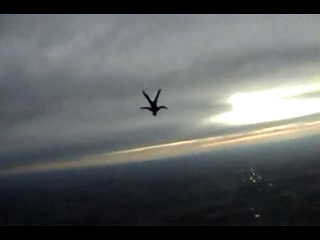
#> input picture frame 14 of dataset/class_3_SkyDiving/v_SkyDiving_g04_c02.avi, 320 x 240 px
$ python feature_extraction.py   (older library calls are emulated)
#> lines starting #> are read from the running program, lines starting #| are printed output that depends on the picture
"""
feature_extraction.py
-------------------------------------------------
Classical (hand-crafted) feature extraction for
video-based activity recognition.

This module implements traditional computer vision
features that transform a variable-length video
sequence into a fixed-length numerical feature vector,
making it suitable for classical machine learning
models such as SVM, Random Forest, and k-NN.

Implemented Feature Categories
-------------------------------------------------
1. Color Features
   - RGB / HSV color histograms
   - Color moments (mean, variance, skewness)

2. Texture Features
   - Gray Level Co-occurrence Matrix (GLCM)
   - Local Binary Patterns (LBP)
   - Gabor filter responses

3. Motion Features
   - Frame differencing
   - Motion statistics
   - Motion intensity histogram

4. Temporal Features
   - Statistical measures over feature sequences
   - Frame-to-frame variation analysis
   - Temporal gradients and patterns

Key Design Principles
-------------------------------------------------
- Single-pass video processing
- No duplicate computation
- Fixed-length feature vector
- Robust to variable video length
- Interpretable, classical features
"""

# =================================================
# IMPORTS
# =================================================

import os
import cv2
import numpy as np
from pathlib import Path
from typing import List
import matplotlib.pyplot as plt

from sklearn.preprocessing import StandardScaler
from sklearn.manifold import TSNE

from skimage.feature import (
    graycomatrix,
    graycoprops,
    local_binary_pattern
)

try:
    import umap
    UMAP_AVAILABLE = True
except ImportError:
    UMAP_AVAILABLE = False

# =================================================
# LOGGING UTILITY
# =================================================


def log(message: str) -> None:
    """Centralized logging helper."""
    print(f"[INFO] {message}", flush=True)

# ============================================================
# CLASSICAL FEATURE VISUALIZATION SETUP
# ============================================================

PROJECT_ROOT = Path(__file__).resolve().parent.parent

CLASSICAL_VIZ_DIR = PROJECT_ROOT / "results" / "feature_visualizations" / "classical"
os.makedirs(CLASSICAL_VIZ_DIR, exist_ok=True)

# =================================================
# COLOR FEATURE HELPERS
# =================================================
# This helper function computes color moments that
# summarize the statistical distribution of pixel
# intensities within a single image channel.
#
# Output:
#   [mean, variance, skewness]
# =================================================


def _compute_color_moments(channel: np.ndarray) -> List[float]:
    """
    Compute the first three statistical color moments
    for a single image channel.

    Moments captured:
      1. Mean      → Average intensity (brightness)
      2. Variance  → Intensity spread (contrast)
      3. Skewness  → Distribution asymmetry

    Args:
        channel (np.ndarray):
            2D array representing a single color channel
            (e.g., R, G, or B), values typically in [0, 255]

    Returns:
        List[float]:
            [mean, variance, skewness]
    """

    # -------------------------------------------------
    # Convert to float for numerical stability
    # -------------------------------------------------
    channel = channel.astype(np.float32)

    # -------------------------------------------------
    # First moment: Mean
    # -------------------------------------------------
    # Represents the average intensity of the channel
    mean = np.mean(channel)

    # -------------------------------------------------
    # Second moment: Variance
    # -------------------------------------------------
    # Measures the spread / contrast of intensities
    variance = np.var(channel)

    # -------------------------------------------------
    # Standard deviation (used for skewness normalization)
    # Add epsilon to avoid division by zero
    # -------------------------------------------------
    std = np.sqrt(variance) + 1e-6

    # -------------------------------------------------
    # Third moment: Skewness
    # -------------------------------------------------
    # Measures asymmetry of the intensity distribution
    # Positive skew → long right tail
    # Negative skew → long left tail
    skewness = np.mean(((channel - mean) / std) ** 3)

    return [mean, variance, skewness]


# =================================================
# FRAME-LEVEL COLOR FEATURE EXTRACTION
# =================================================
# This module extracts color-based appearance features
# from individual video frames using:
#   - Color histograms
#   - Color moments
#
# Input:
#   frame: np.ndarray of shape (H, W, 3), BGR format
# =================================================


def extract_color_histogram(
    frame: np.ndarray,
    color_space: str = "HSV",
    bins: int = 16
) -> np.ndarray:
    """
    Extract normalized color histograms from a video frame.

    For each color channel:
      - Compute histogram
      - Normalize
      - Concatenate across channels

    Args:
        frame (np.ndarray):
            Input image in BGR format (H, W, 3)
        color_space (str):
            Target color space: "RGB" or "HSV"
        bins (int):
            Number of histogram bins per channel

    Returns:
        np.ndarray:
            Concatenated color histogram of shape (3 * bins,)
    """

    # -------------------------------------------------
    # Sanity checks
    # -------------------------------------------------
    if frame.ndim != 3 or frame.shape[2] != 3:
        raise ValueError("Expected frame shape (H, W, 3)")

    if color_space not in {"RGB", "HSV"}:
        raise ValueError("color_space must be 'RGB' or 'HSV'")

    # -------------------------------------------------
    # Convert from BGR (OpenCV default) to target space
    # -------------------------------------------------
    if color_space == "RGB":
        image = cv2.cvtColor(frame, cv2.COLOR_BGR2RGB)
    else:
        image = cv2.cvtColor(frame, cv2.COLOR_BGR2HSV)

    features = []

    # -------------------------------------------------
    # Compute histogram for each channel
    # -------------------------------------------------
    for ch in range(3):
        # Calculate histogram
        hist = cv2.calcHist(
            [image],
            [ch],
            None,
            [bins],
            [0, 256]
        )

        # Normalize histogram (L2 normalization)
        hist = cv2.normalize(hist, hist).flatten()

        features.append(hist)

    # -------------------------------------------------
    # Concatenate histograms across channels
    # -------------------------------------------------
    return np.concatenate(features)


def extract_color_moments(
    frame: np.ndarray,
    color_space: str = "HSV"
) -> np.ndarray:
    """
    Extract color moments from a video frame.

    For each channel:
      - Mean
      - Variance
      - Skewness

    Args:
        frame (np.ndarray):
            Input image in BGR format (H, W, 3)
        color_space (str):
            Target color space: "RGB" or "HSV"

    Returns:
        np.ndarray:
            Color moments vector of shape (9,)
    """

    # -------------------------------------------------
    # Sanity checks
    # -------------------------------------------------
    if frame.ndim != 3 or frame.shape[2] != 3:
        raise ValueError("Expected frame shape (H, W, 3)")

    if color_space not in {"RGB", "HSV"}:
        raise ValueError("color_space must be 'RGB' or 'HSV'")

    # -------------------------------------------------
    # Convert from BGR to target color space
    # -------------------------------------------------
    if color_space == "RGB":
        image = cv2.cvtColor(frame, cv2.COLOR_BGR2RGB)
    else:
        image = cv2.cvtColor(frame, cv2.COLOR_BGR2HSV)

    moments = []

    # -------------------------------------------------
    # Compute color moments per channel
    # -------------------------------------------------
    for ch in range(3):
        moments.extend(
            _compute_color_moments(image[:, :, ch])
        )

    return np.array(moments, dtype=np.float32)


# =================================================
# TEXTURE FEATURE EXTRACTION
# =================================================
# This module extracts complementary texture descriptors
# from grayscale images using classical CV techniques:
#   - GLCM (statistical texture)
#   - LBP  (local micro-patterns)
#   - Gabor filters (frequency & orientation)
#
# Input convention:
#   gray: np.ndarray of shape (H, W), dtype uint8
# =================================================


def extract_glcm_features(gray: np.ndarray) -> np.ndarray:
    """
    Extract texture features using Gray-Level Co-occurrence Matrix (GLCM).

    Computes second-order statistics that describe how
    pixel intensities co-occur in local neighborhoods.

    Args:
        gray (np.ndarray):
            Grayscale image of shape (H, W), values in [0, 255]

    Returns:
        np.ndarray:
            GLCM feature vector of shape (5,)
    """

    # -------------------------------------------------
    # Sanity checks
    # -------------------------------------------------
    if gray.ndim != 2:
        raise ValueError("GLCM requires a 2D grayscale image")

    # -------------------------------------------------
    # Compute GLCM
    # distance=1, angle=0° (horizontal neighbors)
    # symmetric=True → (i, j) == (j, i)
    # normed=True → probabilities sum to 1
    # -------------------------------------------------
    glcm = graycomatrix(
        gray,
        distances=[1],
        angles=[0],
        levels=256,
        symmetric=True,
        normed=True
    )

    # -------------------------------------------------
    # Texture properties to extract
    # -------------------------------------------------
    properties = [
        "contrast",
        "dissimilarity",
        "homogeneity",
        "energy",
        "correlation"
    ]

    # -------------------------------------------------
    # Extract each property and flatten
    # Shape from graycoprops: (distances, angles)
    # -------------------------------------------------
    features = [
        graycoprops(glcm, prop)[0, 0]
        for prop in properties
    ]

    return np.array(features, dtype=np.float32)


def extract_lbp_features(
    gray: np.ndarray,
    radius: int = 1,
    points: int = 8
) -> np.ndarray:
    """
    Extract texture features using Uniform Local Binary Patterns (LBP).

    LBP encodes local pixel neighborhoods into discrete
    binary patterns that represent texture primitives.

    Args:
        gray (np.ndarray):
            Grayscale image of shape (H, W)
        radius (int):
            Radius of neighborhood
        points (int):
            Number of sampling points

    Returns:
        np.ndarray:
            Normalized LBP histogram of shape (points + 2,)
    """

    # -------------------------------------------------
    # Compute uniform LBP codes
    # -------------------------------------------------
    lbp = local_binary_pattern(
        gray,
        P=points,
        R=radius,
        method="uniform"
    )

    # -------------------------------------------------
    # Uniform LBP produces (points + 2) distinct labels
    # -------------------------------------------------
    n_bins = points + 2

    # Clip values to valid bin range
    lbp = np.clip(
        lbp.astype(np.int32),
        0,
        n_bins - 1
    )

    # -------------------------------------------------
    # Compute normalized histogram
    # -------------------------------------------------
    hist = np.bincount(
        lbp.ravel(),
        minlength=n_bins
    ).astype(np.float32)

    hist /= (hist.sum() + 1e-6)

    return hist


def extract_gabor_features(gray: np.ndarray) -> np.ndarray:
    """
    Extract texture features using Gabor filters.

    Gabor filters capture oriented and frequency-specific
    texture information similar to the human visual system.

    Returns mean and variance of filter responses.

    Args:
        gray (np.ndarray):
            Grayscale image of shape (H, W)

    Returns:
        np.ndarray:
            Gabor feature vector of shape (8,)
    """

    features = []

    # -------------------------------------------------
    # Apply filters at multiple orientations and scales
    # -------------------------------------------------
    for theta in (0, np.pi / 4):          # Orientations
        for sigma in (1.0, 3.0):          # Scales

            kernel = cv2.getGaborKernel(
                ksize=(21, 21),
                sigma=sigma,
                theta=theta,
                lambd=10.0,
                gamma=0.5,
                psi=0
            )

            # Apply Gabor filter
            filtered = cv2.filter2D(
                gray,
                cv2.CV_32F,
                kernel
            )

            # Aggregate filter response
            features.append(filtered.mean())
            features.append(filtered.var())

    return np.array(features, dtype=np.float32)


# =================================================
# MOTION FEATURE EXTRACTION
# =================================================
# These functions extract compact motion descriptors
# from frame-to-frame difference representations.
#
# Expected input:
#   diff: np.ndarray
#     - Motion intensity values
#     - Can be 1D or multi-dimensional
# =================================================


def extract_motion_statistics(diff: np.ndarray) -> np.ndarray:
    """
    Compute basic statistical descriptors of motion intensity.

    Captures:
      - Mean     : Average motion energy
      - Variance : Motion variability
      - Max      : Strongest motion event

    Args:
        diff (np.ndarray):
            Motion intensity array (frame differences or motion magnitudes)

    Returns:
        np.ndarray:
            Motion statistics vector of shape (3,)
    """

    # -------------------------------------------------
    # Convert to float for numerical stability
    # -------------------------------------------------
    diff = diff.astype(np.float32)

    # -------------------------------------------------
    # Compute statistical motion descriptors
    # -------------------------------------------------
    mean_motion = diff.mean()
    var_motion = diff.var()
    max_motion = diff.max()

    return np.array([
        mean_motion,
        var_motion,
        max_motion
    ], dtype=np.float32)


def extract_motion_histogram(diff: np.ndarray, bins: int = 16) -> np.ndarray:
    """
    Compute a normalized histogram of motion magnitudes.

    This captures the distribution of motion intensities
    rather than just aggregate statistics.

    Args:
        diff (np.ndarray):
            Motion intensity values (expected range: 0–255)
        bins (int):
            Number of histogram bins

    Returns:
        np.ndarray:
            Normalized motion histogram of shape (bins,)
    """

    # -------------------------------------------------
    # Convert to float for consistency
    # -------------------------------------------------
    diff = diff.astype(np.float32)

    # -------------------------------------------------
    # Compute histogram over motion magnitudes
    # -------------------------------------------------
    hist, bin_edges = np.histogram(
        diff,
        bins=bins,
        range=(0, 256)  # Standard range for 8-bit motion
    )

    # -------------------------------------------------
    # Normalize histogram to sum to 1
    # (Add epsilon to avoid division by zero)
    # -------------------------------------------------
    hist = hist.astype(np.float32)
    hist /= (hist.sum() + 1e-6)

    return hist


# =================================================
# TEMPORAL FEATURE EXTRACTION
# =================================================
# These functions convert a sequence of frame-level
# features into fixed-length temporal descriptors.
#
# Input shape convention:
#   sequence: (T, D)
#   T = number of frames
#   D = feature dimensionality per frame
# =================================================


# [101 lines left out: functions extract_temporal_statistics, extract_temporal_gradients, not called in this run]


# =================================================
# VIDEO-LEVEL FEATURE AGGREGATION
# =================================================

def extract_video_features(
    video_path: str,
    color_space: str = "HSV",
    bins: int = 16,
    max_frames: int | None = None
) -> np.ndarray:
    """
    Extract all classical features including temporal
    statistics from a video.
    """
    rel_path = Path(video_path)
    if "dataset" in rel_path.parts:
        rel_path = Path(*rel_path.parts[rel_path.parts.index("dataset") + 1:])

    log(f"* processing Video file : {rel_path}")
    cap = cv2.VideoCapture(video_path)

    if not cap.isOpened():
        raise IOError(f"Cannot open video: {video_path}")

    frame_features = []
    motion_features = []

    prev_gray = None
    frame_count = 0

    while cap.isOpened():
        ret, frame = cap.read()
        if not ret:
            break

        gray = cv2.cvtColor(frame, cv2.COLOR_BGR2GRAY)

        # Per-frame spatial features
        spatial = np.concatenate([
            extract_color_histogram(frame, color_space, bins),
            extract_color_moments(frame, color_space),
            extract_glcm_features(gray),
            extract_lbp_features(gray),
            extract_gabor_features(gray)
        ])

        frame_features.append(spatial)

        # Motion features
        if prev_gray is not None:
            diff = cv2.absdiff(prev_gray, gray)
            motion = np.concatenate([
                extract_motion_statistics(diff),
                extract_motion_histogram(diff)
            ])
            motion_features.append(motion)

        prev_gray = gray
        frame_count += 1

        if max_frames and frame_count >= max_frames:
            #  log(f"Frame limit reached: {max_frames}")
            break

    cap.release()

    if frame_count < 2:
        raise RuntimeError("Insufficient frames for temporal analysis")

    #  log(f"Frames processed: {frame_count}")

    frame_features = np.vstack(frame_features)
    motion_features = np.vstack(motion_features)

    # Temporal aggregation
    temporal_stats = extract_temporal_statistics(frame_features)
    temporal_grad = extract_temporal_gradients(frame_features)

    motion_stats = extract_temporal_statistics(motion_features)

    final_features = np.concatenate([
        temporal_stats,
        temporal_grad,
        motion_stats
    ])

    #  log(f"Final feature vector length: {final_features.shape[0]}")
    return final_features

# ============================================================
# CLASSICAL FEATURE IMPORTANCE
# ============================================================

# [179 lines left out: functions visualize_classical_feature_importance, visualize_classical_feature_space, get_classical_feature_names, not called in this run]


# =================================================
# MAIN: SELF TEST
# =================================================

def main() -> None:
    """Run sanity check on dataset."""
    log("Running feature extraction self-test")

    root = Path(__file__).resolve().parents[1]
    dataset = root / "dataset"

    for cls in dataset.iterdir():
        if cls.is_dir():
            videos = list(cls.glob("*.mp4")) + list(cls.glob("*.avi"))
            if videos:
                extract_video_features(str(videos[0]), max_frames=30)
#> in extract_video_features, frame is the input picture: shape (240, 320, 3); mean B, G, R 96.6, 96.2, 92.8
#> in extract_video_features, `gray = cv2.cvtColor(frame, cv2.COLOR_BGR2GRAY)`:
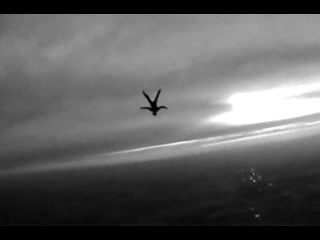
#> gray: shape (240, 320); min 0, max 255, mean 95.2
#> after the loop in extract_color_histogram, `for ch in range(3):`: features = 3 items
#> the loop in extract_color_moments, `for ch in range(3):` made 3 passes
#> (mean in _compute_color_moments, variance in _compute_color_moments, std in _compute_color_moments, skewness in _compute_color_moments) on passes 1 to 3: (76.09, 1639.8, 40.49, -0.975), (28.91, 810.7, 28.47, 2.01), (99.51, 4547.8, 67.44, 0.176)
#> pass 1, in _compute_color_moments, `channel = channel.astype(np.float32)`:
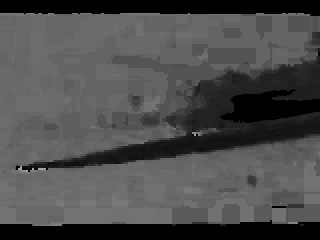
#> channel: shape (240, 320) float32; min 0, max 168, mean 76.1
#> pass 2, in _compute_color_moments (call 2), `channel = channel.astype(np.float32)`:
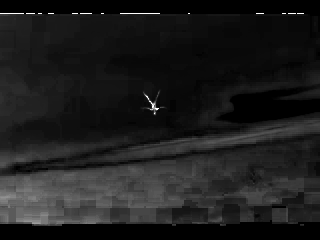
#> channel: shape (240, 320) float32; min 0, max 255, mean 28.9
#> after the loop in extract_color_moments, `for ch in range(3):`: moments = [76.09, 1639.8, -0.975, 28.91, 810.7, 2.01, 99.51, 4547.8, 0.176]
#> in extract_glcm_features, `features = [ graycoprops(glcm, prop)[0, 0] for prop in properties ]`: features = [8.39, 0.85, 0.739, 0.129, 0.999]
#> in extract_lbp_features, `lbp = local_binary_pattern( gray, P=points, R=radius, method="uniform" )`:
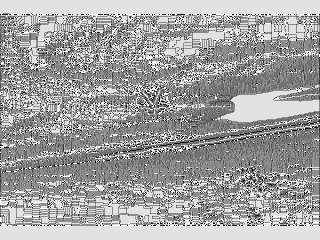
#> lbp: shape (240, 320) float64; min 0, max 9, mean 5.72; drawn with min black and max white
#> in extract_lbp_features, `hist = np.bincount( lbp.ravel(), minlength=n_bins ).astype(np.float32)`: hist = [389, 1820, 656, 6325, 12205, 21628, 4564, 3884, 22293, 3036]
#> in extract_lbp_features, `hist /= (hist.sum() + 1e-6)`: hist = [0.00507, 0.0237, 0.00854, 0.0824, 0.159, 0.282, 0.0594, 0.0506, 0.29, 0.0395]
#> in extract_gabor_features, `features = []`: features = []
#> after the loop in extract_gabor_features, `for theta in (0, np.pi / 4):`:
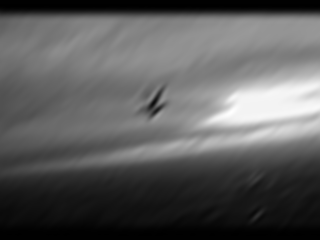
#> filtered: shape (240, 320) float32; min -23.47, max 5410.6, mean 1931.5; drawn with min black and max white
#> after the loop in extract_gabor_features, `for theta in (0, np.pi / 4):`: features = [981.8, 462018.5, 1673.6, 1279522.5, 981.8, 465878, 1931.5, 1766130]
#> in extract_video_features, `spatial = np.concatenate([ extract_color_histogram(frame, color_space,..`: spatial = 80 values, max 1766130 at index 79, min -0.975 at index 50, mean 49829.3
                log("Self-test completed successfully")
                return

    log("No video found for self-test")


if __name__ == "__main__":
    main()
